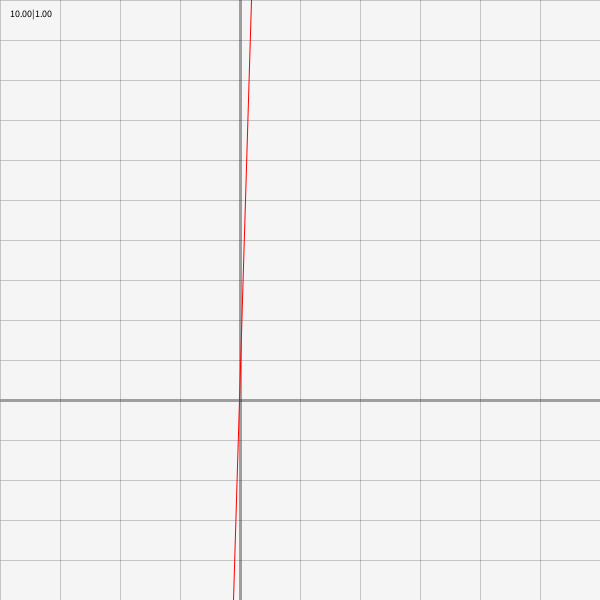
Frame 1 (no input)
Frame 2 (the mouse pressed at the canvas centre, redrawn once): identical to frame 1, image omitted

The Processing sketch that drew this single still picture (run headless with seeded random() and noise(); the mouse was pressed at the canvas centre and the sketch redrawn once):

// Processing sketch: FunctionPlotter
// ── FunctionPlotter.pde
float f(float x) {
  return 5*x;
}

float xmin = -40;
float xmax = 60;
float ymin = -5;
float ymax = 10;



float xscl, yscl;
void setup() {
  size(600, 600);
  xscl = width/(xmax-xmin);
  yscl = height/(ymax-ymin);
}



void draw() {
  background(245);
  translate(map(0, xmin, xmax, 0, width), map(0, ymin, ymax, height, 0));
  scale(xscl, yscl);

  grid();

  //Plot
  noFill();
  stroke(255, 0, 0);
  strokeWeight(1/min(xscl, yscl));
  beginShape();
  for (float x = xmin; x <= xmax; x += 2/xscl) vertex(x, -f(x));
  endShape();
  noLoop();
}



void grid() {
  float xdist = pow(10, floor(log((xmax-xmin))/log(10))-1);
  float ydist = pow(10, floor(log((ymax-ymin))/log(10))-1);;

  stroke(0, 50);
  for (float i = 0;; i++) {
    strokeWeight((i == 0 ? 3 : 1)/xscl);
    line(i*xdist, -ymin, i*xdist, -ymax);
    line(-i*xdist, -ymin, -i*xdist, -ymax);
    if (i*xdist > xmax && -i*xdist < xmin) break;
  }
  
  for (float i = 0;; i++) { 
    strokeWeight((i == 0 ? 3 : 1)/yscl);
    line(xmin, -i*ydist, xmax, -i*ydist);
    line(xmin, i*ydist, xmax, i*ydist);
    if (i*ydist > ymax && -i*ydist < ymin) break;
  }
  
  pushMatrix();
  resetMatrix();
  noStroke();
  fill(0);
  textSize(10);
  textAlign(LEFT, TOP);
  text(nf(xdist, 1, 2) + "|" + nf(ydist, 1, 2), 10, 10);
  popMatrix();
}
